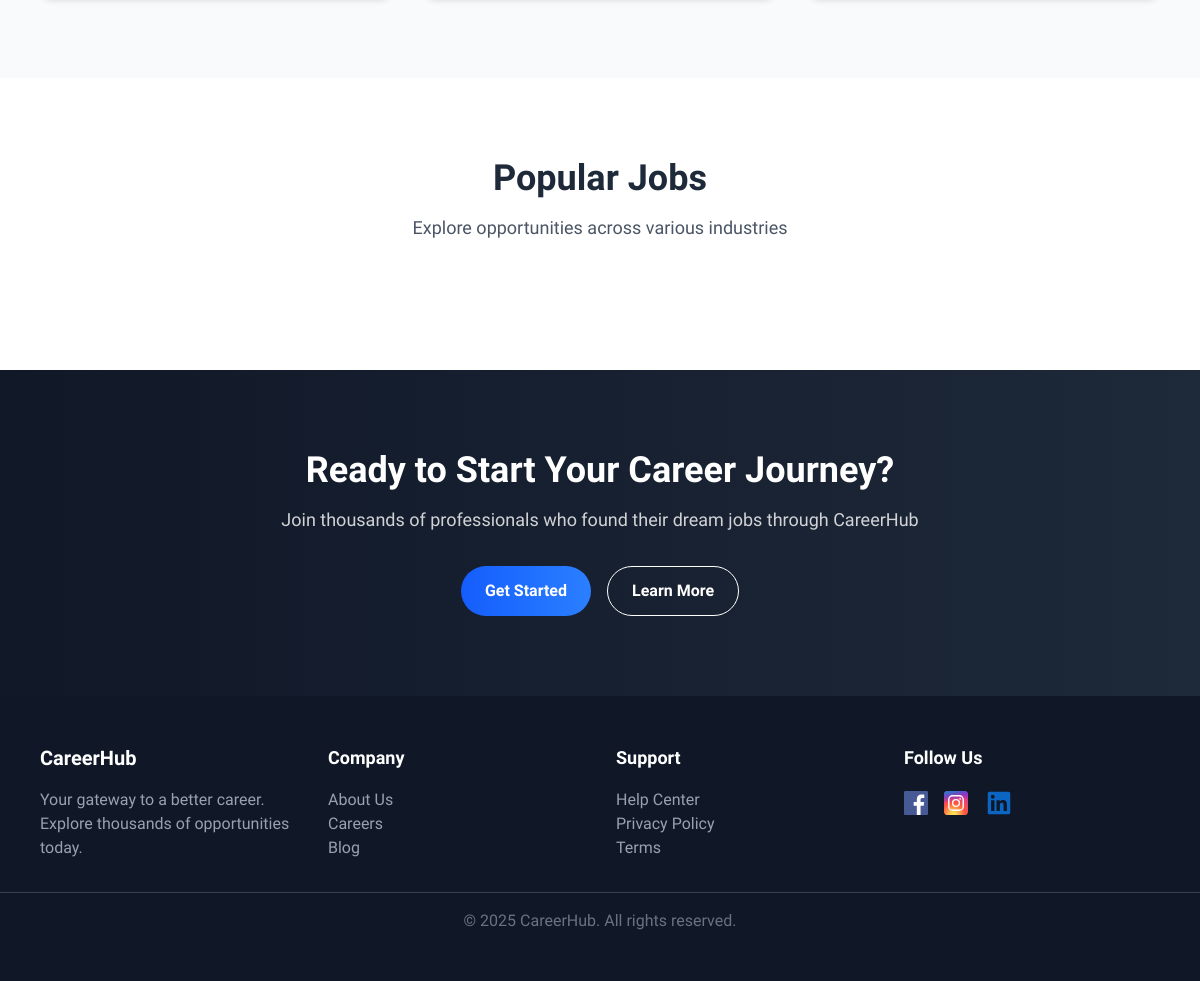
Before: / (signed in, lower part) with the older database file.
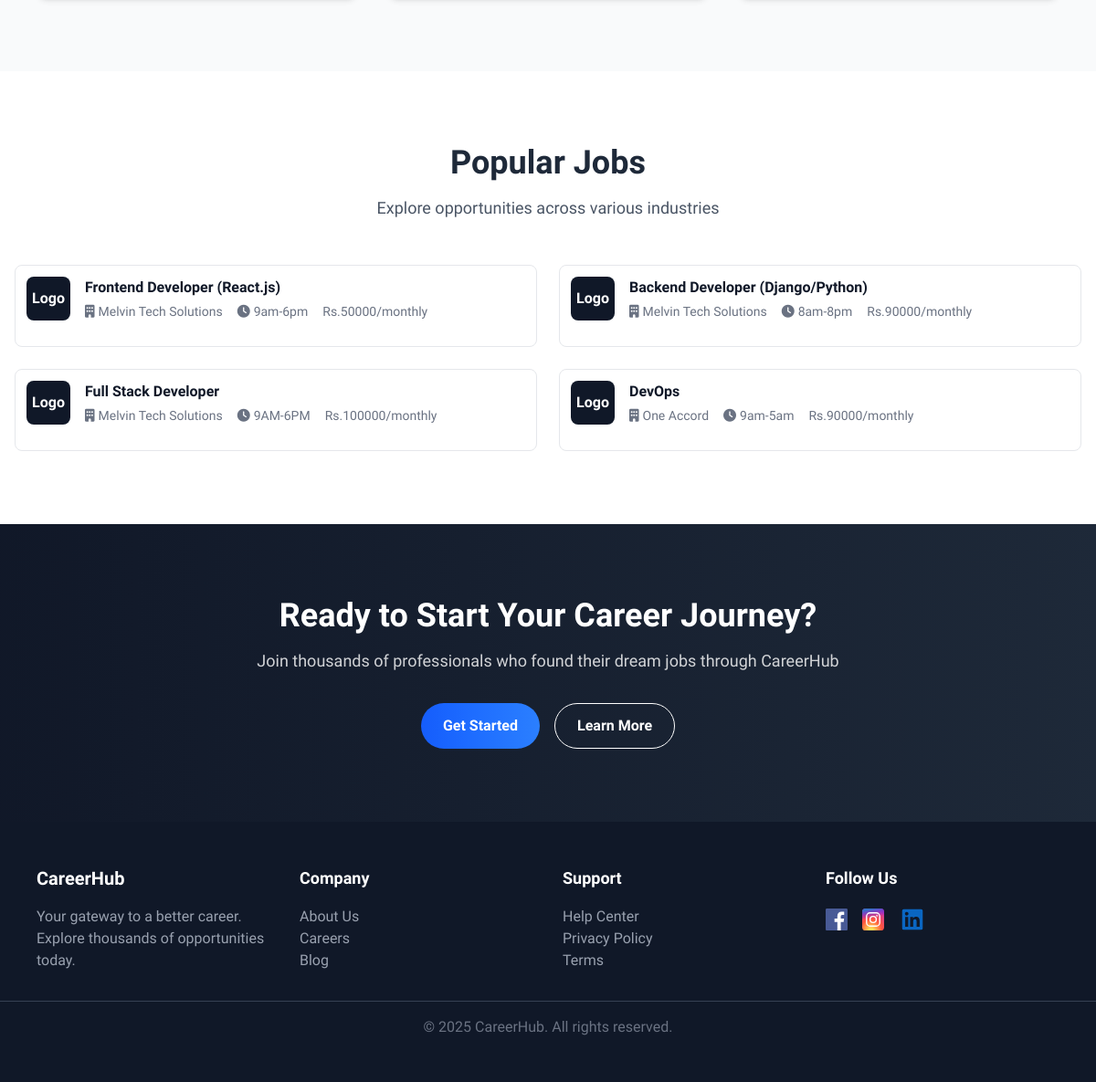
After: the same page with the newer database file.
### job_portal/models.py (models this page shows, shortened)
class JobPost(models.Model):
    company = models.ForeignKey(CompanyProfile, on_delete=models.CASCADE)
    title = models.CharField(max_length=255)
    description = models.TextField(blank=True)
    work_type = models.CharField(max_length=255, blank=True, null=True)
    salary = models.DecimalField(max_digits=10, decimal_places=2, blank=True, null=True)
    working_hours=models.CharField(max_length=100, blank=True, null=True)
    posted = models.DateTimeField(auto_now_add=True)

class CompanyProfile(models.Model):
    user = models.OneToOneField(User, on_delete=models.CASCADE,null=True, blank=True,related_name='company_profile')
    company_name = models.CharField(max_length=255, blank=True, null=True)
    company_description = models.TextField(blank=True, null=True)
    company_location=models.TextField(max_length=255,blank=True,null=True)
    company_logo = models.ImageField(upload_to='company_logos/', blank=True, null=True)
    def __str__(self):
        return f"{self.company_name}"

### job_portal/views.py (the view)
# urls.py: path('',v.index,name="index" ),
def index(request):
    jobs= JobPost.objects.all()[:4]
    ctx = {
        "jobs": jobs
    }
    return render(request,"index.html",ctx)

### job_portal/context_processors.py (called while the page is built)
def user_role(request):
    role = None
    if request.user.is_authenticated:
        if JobSeekerProfile.objects.filter(user=request.user).exists():
            role = 'jobseeker'
        elif CompanyProfile.objects.filter(user=request.user).exists():
            role = 'employer'
        else:
            role = 'user'
    return {
        'user_role': role
    }

### job_portal/templates/index.html (shortened to what this page needs)
{% extends 'common/layout.html' %}
{% load static %}
{% block content %}
<link href="https://cdnjs.cloudflare.com/ajax/libs/font-awesome/6.0.0/css/all.min.css" rel="stylesheet">
<main>
  <section class="bg-gray-50 py-20">
  </section>
  <section class="bg-white py-20">
    <div class="mx-auto max-w-7xl px-4">
      <div class="text-center mb-12">
        <h2 class="text-3xl md:text-4xl font-extrabold text-gray-800 mb-4">Popular Jobs</h2>
        <p class="text-gray-600 text-lg max-w-2xl mx-auto">Explore opportunities across various industries</p>
      </div>
      <div class="grid sm:grid-cols-1 md:grid-cols-2 gap-6">
        {% for job in jobs %}
        <a href="{% url 'job_details' job.id %}">
          <div class="bg-white rounded-lg border border-gray-200 p-3 hover:shadow-lg transition-shadow">
            <div class="flex justify-between items-start mb-4">
              <div class="flex items-center space-x-4">
                <div class="w-12 h-12 bg-gray-900 rounded-lg flex items-center justify-center">
                  <span class="text-white font-bold">Logo</span>
                </div>
                <div>
                  <h3 class="font-semibold text-gray-900">{{ job.title }}</h3>
                  <div class="flex items-center justify-center space-x-4 text-sm text-gray-500 mt-1">
                    <span class="flex items-center justify-center"><i class="fas fa-building mr-1"></i>{{ job.company }}</span>
                    <span class="flex items-center justify-center"><i class="fas fa-clock mr-1"></i>
                    {{ job.working_hours }}</span>
                    <span class="flex items-center justify-center">Rs.{{job.salary|floatformat:0 }}/monthly</span>
                  </div>
                </div>
              </div>
            </div>
          </div>
        </a>
        {% endfor %}
      </div>
  </section>
  <section class="bg-gradient-to-r from-gray-900 to-gray-800 py-20 text-white text-center">
    <div class="max-w-3xl mx-auto px-4">
      <h2 class="text-3xl md:text-4xl font-extrabold mb-4">Ready to Start Your Career Journey?</h2>
      <p class="text-lg text-white/80 mb-8">Join thousands of professionals who found their dream jobs through CareerHub
      </p>
      <div class="flex flex-col sm:flex-row justify-center gap-4">
        <button
          class="bg-gradient-to-r from-blue-600 to-blue-500 hover:from-blue-700 hover:to-blue-600 px-6 py-3 rounded-full font-semibold transition-all">Get
          Started</button>
        <button
          class="border border-white px-6 py-3 rounded-full font-semibold hover:bg-white hover:text-gray-900 transition-all">Learn
          More</button>
      </div>
    </div>
  </section>
</main>
{% endblock %}

Changed rows visible on the page:
added JobPost: title "Frontend Developer (React.js)", company "Melvin Tech Solutions", working_hours "9am-6pm", salary "50000"
added JobPost: title "Backend Developer (Django/Python)", company "Melvin Tech Solutions", working_hours "8am-8pm", salary "90000"
added JobPost: title "Full Stack Developer", company "Melvin Tech Solutions", working_hours "9AM-6PM", salary "100000"
added JobPost: title "DevOps", company "One Accord", working_hours "9am-5am", salary "90000"
